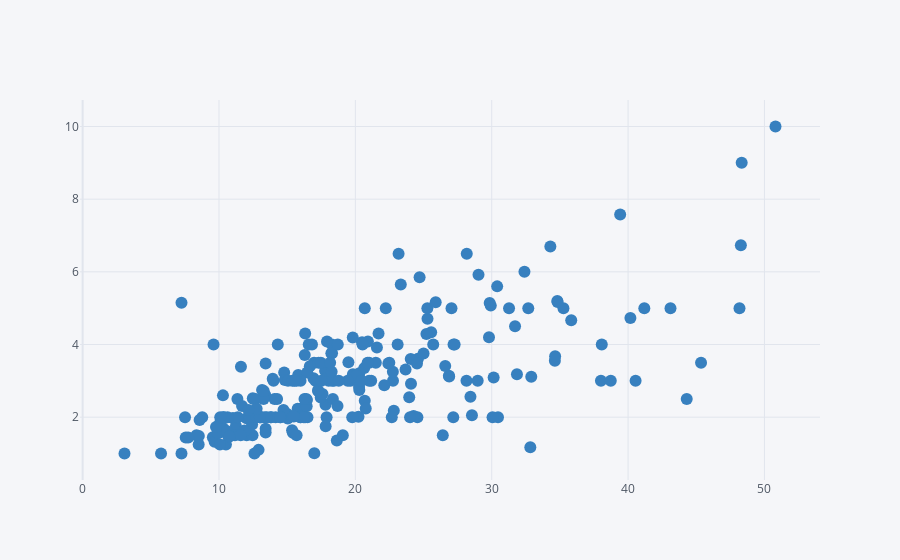

Notebook code for this chart:
### Code cell
tips_data.iplot(kind='scatter', x='total_bill', y='tip',  mode='markers',  color = 'blue')

### Figure 1 — Plotly figure (JSON) as saved in the notebook; plotly's stock layout.template omitted (floating-point values rounded to 4 significant figures; data arrays with more than 128 entries replaced by an {"elided": "..."} marker saying what was removed)
{"data": [{"line": {"color": "rgba(55, 128, 191, 1.0)", "dash": "solid", "shape": "linear", "width": 1.3}, "marker": {"size": 12, "symbol": "circle"}, "mode": "markers", "name": "tip", "text": "", "type": "scatter", "x": {"elided": "244 float values"}, "y": {"elided": "244 float values"}}], "layout": {"legend": {"bgcolor": "#F5F6F9", "font": {"color": "#4D5663"}}, "paper_bgcolor": "#F5F6F9", "plot_bgcolor": "#F5F6F9", "title": {"font": {"color": "#4D5663"}}, "xaxis": {"gridcolor": "#E1E5ED", "showgrid": true, "tickfont": {"color": "#4D5663"}, "title": {"font": {"color": "#4D5663"}, "text": ""}, "zerolinecolor": "#E1E5ED"}, "yaxis": {"gridcolor": "#E1E5ED", "showgrid": true, "tickfont": {"color": "#4D5663"}, "title": {"font": {"color": "#4D5663"}, "text": ""}, "zerolinecolor": "#E1E5ED"}}}
